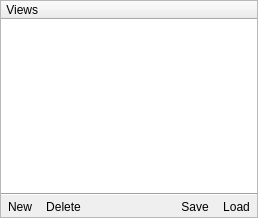
  <widget class="QDockWidget" name="ViewsDockWidget">
   <property name="windowTitle">
    <string>Views</string>
   </property>
   <attribute name="dockWidgetArea">
    <number>2</number>
   </attribute>
   <widget class="QWidget" name="dockWidgetContents">
    <layout class="QVBoxLayout" name="verticalLayout_5">
     <property name="spacing">
      <number>0</number>
     </property>
     <property name="margin">
      <number>0</number>
     </property>
     <item>
      <widget class="QFrame" name="frame_4">
       <property name="frameShape">
        <enum>QFrame::StyledPanel</enum>
       </property>
       <layout class="QVBoxLayout" name="verticalLayout_16">
        <property name="spacing">
         <number>0</number>
        </property>
        <property name="margin">
         <number>0</number>
        </property>
        <item>
         <widget class="QTreeWidget" name="ViewsTW">
          <property name="frameShape">
           <enum>QFrame::NoFrame</enum>
          </property>
          <column>
           <property name="text">
            <string> Views</string>
           </property>
           <property name="icon">
            <iconset resource="../../sharedcode/resources.qrc">
             <normaloff>:/resources/RES/ffficons/eye.png</normaloff>:/resources/RES/ffficons/eye.png</iconset>
           </property>
          </column>
         </widget>
        </item>
        <item>
         <widget class="Line" name="line_2">
          <property name="orientation">
           <enum>Qt::Horizontal</enum>
          </property>
         </widget>
        </item>
        <item>
         <widget class="QFrame" name="ButtonsFrame_3">
          <layout class="QHBoxLayout" name="horizontalLayout_8">
           <property name="spacing">
            <number>0</number>
           </property>
           <property name="margin">
            <number>0</number>
           </property>
           <item>
            <widget class="QToolButton" name="view_new">
             <property name="text">
              <string>New</string>
             </property>
             <property name="icon">
              <iconset resource="../../sharedcode/resources.qrc">
               <normaloff>:/resources/RES/ffficons/page_white.png</normaloff>:/resources/RES/ffficons/page_white.png</iconset>
             </property>
             <property name="autoRaise">
              <bool>true</bool>
             </property>
            </widget>
           </item>
           <item>
            <widget class="QToolButton" name="view_delete">
             <property name="text">
              <string>Delete</string>
             </property>
             <property name="icon">
              <iconset resource="../../sharedcode/resources.qrc">
               <normaloff>:/resources/RES/ffficons/bin.png</normaloff>:/resources/RES/ffficons/bin.png</iconset>
             </property>
             <property name="autoRaise">
              <bool>true</bool>
             </property>
            </widget>
           </item>
           <item>
            <spacer name="horizontalSpacer_7">
             <property name="orientation">
              <enum>Qt::Horizontal</enum>
             </property>
             <property name="sizeHint" stdset="0">
              <size>
               <width>40</width>
               <height>20</height>
              </size>
             </property>
            </spacer>
           </item>
           <item>
            <widget class="QToolButton" name="toolButton_14">
             <property name="text">
              <string>Save</string>
             </property>
             <property name="icon">
              <iconset resource="../../sharedcode/resources.qrc">
               <normaloff>:/resources/RES/ffficons/disk.png</normaloff>:/resources/RES/ffficons/disk.png</iconset>
             </property>
             <property name="autoRaise">
              <bool>true</bool>
             </property>
            </widget>
           </item>
           <item>
            <widget class="QToolButton" name="toolButton_15">
             <property name="text">
              <string>Load</string>
             </property>
             <property name="icon">
              <iconset resource="../../sharedcode/resources.qrc">
               <normaloff>:/resources/RES/ffficons/folder.png</normaloff>:/resources/RES/ffficons/folder.png</iconset>
             </property>
             <property name="autoRaise">
              <bool>true</bool>
             </property>
            </widget>
           </item>
          </layout>
         </widget>
        </item>
       </layout>
      </widget>
     </item>
    </layout>
   </widget>
  </widget>
